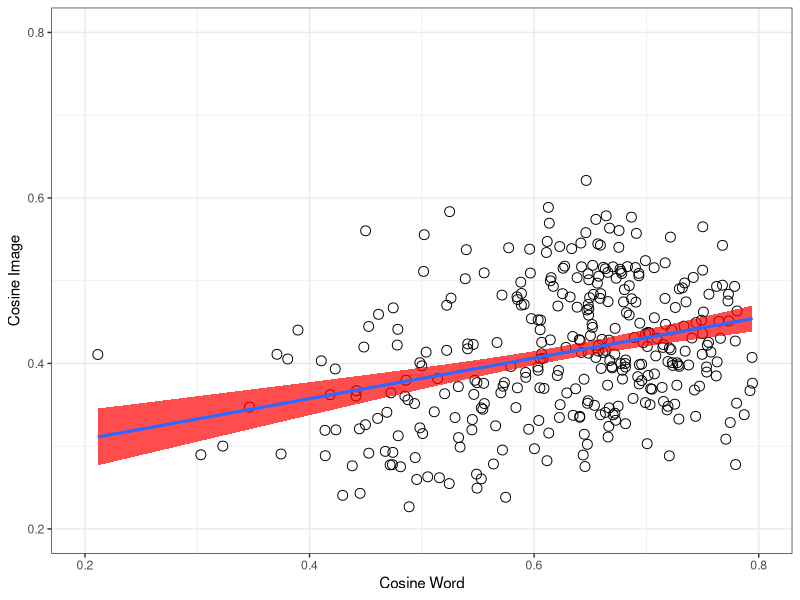
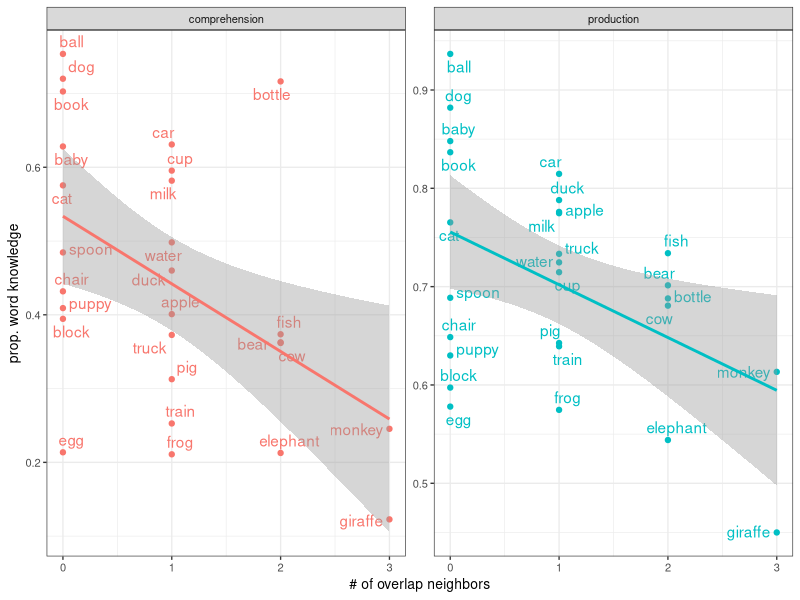

These figures' R source, in order:
## ---- chunk 1
rm(list=ls())
knitr::opts_chunk$set(fig.width=3, fig.height=3, fig.crop = F, fig.pos = "tb", fig.path='figs/',
                      echo=F, warning=F, cache=F, message=F, sanitize = T)
## ---- chunk 2
library(png)
library(grid)
library(ggplot2)
library(xtable)
library(tidyverse)
library(ggpubr)
library(broom)
library(ggrepel)
library(forcats)
## ---- chunk 3
animate <- c("puppy", "duck", "elephant", "pig", "monkey", "giraffe",
             "bear", "baby", "fish", "frog", "cow", "dog", "cat")
words27 <-  read_csv("data/pairwise_distances.csv") %>% distinct(word)
combo <- read_csv("data/pairwise_distances.csv") %>%
  unite(pair, X1, word, remove = T) %>% 
  distinct(cos_word,.keep_all = T)
#eb this gets rid of our redundancy issues
wb_prod <- read_csv("data/wordbank_production.csv") %>%  
   mutate(definition = forcats::fct_recode(definition,
    "fish"    = "fish (animal)",
    "water"   = "water (beverage)")) %>% 
  filter(definition%in%words27$word) %>% 
  mutate(animate = ifelse(definition %in% animate, "animate", "inanimate"))

wb_comp <- read_csv("data/wordbank_comprehension.csv") %>%
     mutate(definition = forcats::fct_recode(definition,
    "fish"    = "fish (animal)",
    "water"   = "water (beverage)")) %>% 
  filter(definition%in%words27$word) %>% 
    mutate(animate = ifelse(definition %in% animate, "animate", "inanimate"))
overlap_ratios <- read_csv("data/overlap_ratios.csv") %>% 
  mutate(animate = ifelse(word %in% animate, T, F))
# fix water picture in img space
neighbor_counts <- read_csv("python/neighbor_counts.csv") %>% 
  rename(definition = word)

stimuli_counts <- read_csv("python/stimuli_counts.csv")
## ---- chunk 4
#eb you may want to use tidy to reference elements of the cor.test output more easily, e.g.
#i alsoput all the stats into this chunk, removed from graph chunk below

pairwise_corr <- cor.test(combo$cos_img, combo$cos_word, conf.int=T) %>% tidy()

#an confint: -.33 to .10, p = .27
animate_corr <- cor.test(subset(combo, animate=="animate")$cos_word, 
                         subset(combo, animate=="animate")$cos_img, conf.int=T)%>%
  tidy()
#not_an confint: .18 to .54, p=.00024
not_anim_corr <- cor.test(subset(combo, animate=="inanimate")$cos_word, 
                          subset(combo, animate=="inanimate")$cos_img, conf.int=T)%>% 
  tidy()
#mixed_confint -.16 to.13, p=.86
mixed_corr <- cor.test(subset(combo, animate=="mixed")$cos_word, 
                       subset(combo, animate=="mixed")$cos_img, conf.int=T)%>% 
  tidy()

not_anim_corr_string <- sprintf("($R = %0.2f$, $p < %1.2g$)", not_anim_corr$estimate, not_anim_corr$p.value)
pairwise_corr_string <- sprintf("$R = %0.2f$, $p < %1.2g$", pairwise_corr$estimate, pairwise_corr$p.value)
## ---- chunk 5

shapiro.test(overlap_ratios$overlap_ratio)#almost normal
wilcox.test(overlap_ratios$overlap_ratio)# significantly different from chance
#even with correction, both animate and animate overlaps>0, not different from each other
wilcox.test(subset(overlap_ratios, animate==F)$overlap_ratio)
wilcox.test(subset(overlap_ratios, animate==T)$overlap_ratio)
wilcox.test(subset(overlap_ratios, animate==T)$overlap_ratio,
            subset(overlap_ratios, animate==F)$overlap_ratio)
#ggplot(overlap_ratios, aes(overlap_ratio, fill = animate))+
#  geom_histogram(binwidth=.15, position = "stack")
## ---- chunk 6
wb_prod_long <- wb_prod %>% 
  gather(`16`:`30`, value = 'mean_prop_prod', key = "month")
wb_comp_long <- wb_comp %>% 
  gather(`8`:`18`, value = 'mean_prop_comp', key = "month")
wb_prod_long_allmonths <- wb_prod_long %>% 
  group_by(definition, animate) %>% 
  summarise(overall_prop_prod = mean(mean_prop_prod)) %>% 
  left_join(neighbor_counts) %>% 
  mutate(totalneighbors = image_count+word_count+overlap_count,
         overlapratio = overlap_count/totalneighbors)

wb_comp_long_allmonths <- wb_comp_long %>% 
  group_by(definition, animate) %>% 
  summarise(overall_prop_comp = mean(mean_prop_comp)) %>% 
  left_join(neighbor_counts) %>% 
  mutate(totalneighbors = image_count+word_count+overlap_count,
         overlapratio = overlap_count/totalneighbors)

prod_overlap_corr <- cor.test(wb_prod_long_allmonths$overall_prop_prod, wb_prod_long_allmonths$overlap_count, conf.int=T) %>% tidy()
comp_overlap_corr <- cor.test(wb_comp_long_allmonths$overall_prop_comp, wb_comp_long_allmonths$overlap_count, conf.int=T) %>% tidy()

wb_all<- wb_comp_long_allmonths %>% 
  left_join(wb_prod_long_allmonths) %>% 
  gather(c(overall_prop_comp, overall_prop_prod), value = prop_kids, key = comp_prod ) %>% 
  mutate(comp_prod = fct_recode(comp_prod,
    "production" = "overall_prop_prod",
    "comprehension" = "overall_prop_comp"
  ))

## ---- chunk 7
ggplot(combo, aes(cos_word, cos_img))+
  geom_point(size=3, shape =1)+
  geom_smooth(method="lm", aes(group=1), show.legend=F, fill ="red", alpha = .7)+
  geom_smooth(method="lm", aes(group=1), se=F)+ # this second line is to trick ggplot into not putting the gray fill in the boxes in the legend (coming from the standard error in the first line)
  theme_bw()+
  xlab("Cosine Word")+
  ylab("Cosine Image")+
  xlim(0.2,0.80)+
  ylim(0.2,0.80)+
  theme(legend.position="bottom", 
        legend.title = element_blank(), 
        legend.text = element_text(size=7), 
        legend.key.width = unit(0.4, "cm"),
        legend.key = element_rect(fill = 'white', size = 0.1)
        )

cap <- sprintf("Relative cosine distance between points in word embedding space (x-axis) and image embedding space (y-axis), for every item pair. Fitted line reflects linear fit with SE;the correlation is significant ($R = %0.2f$, $p < %1.2g$).", pairwise_corr$estimate, pairwise_corr$p.value)
## ---- chunk 8
# 
# combo %>%
#   ggplot(aes(cos_word, cos_img))+
#   geom_point(size=2, shape = 1)+
#     stat_smooth(method = "lm", aes(group=1),  fill ="red", alpha = .7)+theme_bw()+
#     facet_wrap(~factor(animate, levels=c("animate", "inanimate", "mixed"), labels=c("Animate", "Inanimate", "Mixed")), dir="v", nrow = 1)+
#     xlab("Cosine Word")+
#     ylab("Cosine Image")+
#     xlim(0.2,0.80)+
#     ylim(0.2,0.80)+
#     theme(legend.position="none")
#     
# cap <- sprintf("Relative cosine distance between points in word embedding space (x-axis) and image embedding space (y-axis), separated by pair-type (animate, inanimate, and mixed).Fitted line reflects linear fit with SE. Each graph contains all pairwise distances between objects that are either a) both animate ($R = %0.2f$, $p < %1.2g$), b) both inanimate ($R = %0.2f$, $p < %1.2g$), or c) mixed animate-to-inanimate ($R = %0.2f$, $p < %1.2g$)", animate_corr$estimate, animate_corr$p.value, not_anim_corr$estimate, not_anim_corr$p.value, mixed_corr$estimate, mixed_corr$p.value)
#put r and p on panel and delete from caption    
## ---- chunk 9


ggplot(wb_all, aes(overlap_count,prop_kids, color = comp_prod))+
  geom_point()+
  geom_text_repel(aes(label = definition))+
  facet_wrap(~comp_prod, scales = "free_y")+
  stat_smooth(method = "lm")+
  theme_bw(base_size = 10)+
  guides(colour = "none")+
  xlab("# of overlap neighbors")+
  ylab("prop. word knowledge")

cap <- "Proportion of children in WordBank reported to understand (left, averaged over 8-18 months) or produce (right, averaged over 16-30 months) the 27 items, as a function of how many overlapping neighbors (i.e. in both image- and word-space) they have. Line indicates linear fit with SE confidence band."
## ---- chunk 10
# References will be generated automatically by Pandoc and included here.
# The following code is some latex to format the bibliography. Do not remove it.
